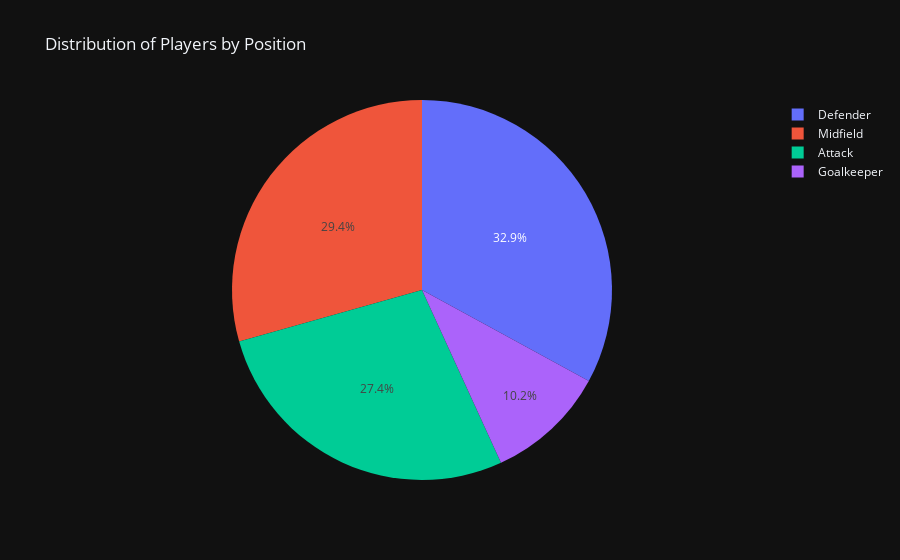

Here is the notebook cell this chart was saved with:
### Markdown cell above
## Analysis of the amount of players in each position
We can use a pychart to see the amount of players in each position

### Code cell
position_counts = players_df_nona['position'].value_counts()

# Creare il grafico a torta
fig = px.pie(values=position_counts, names=position_counts.index, title='Distribution of Players by Position')

fig.show()

### Figure 1 — Plotly figure (JSON) as saved in the notebook; plotly's stock layout.template omitted (floating-point values rounded to 4 significant figures)
{"data": [{"domain": {"x": [0.0, 1.0], "y": [0.0, 1.0]}, "hovertemplate": "label=%{label}<br>value=%{value}<extra></extra>", "labels": ["Defender", "Midfield", "Attack", "Goalkeeper"], "legendgroup": "", "name": "", "showlegend": true, "values": [2930, 2613, 2441, 910], "type": "pie"}], "layout": {"legend": {"tracegroupgap": 0}, "title": {"text": "Distribution of Players by Position"}}}
